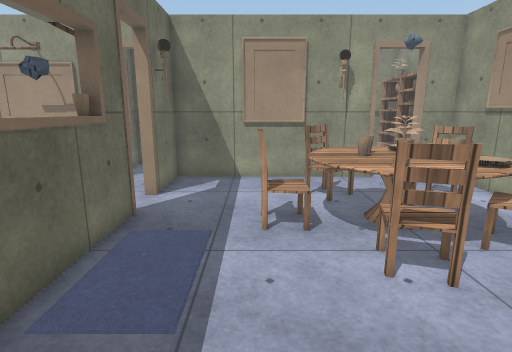
View 1 (above)

20 first-person views from a walk through a 3-D level made in the Unity game engine. The camera is 1.5 m above the floor, tilts 12° down and sees 80° across. The floor is counted in squares, 0.5 m on a side. Each view is taken from the middle of a square. On the plan, view 1 faces up. The plan holds only what a view shows up to about 20 squares ahead; the rest is blank. Surface patterns are stand-ins for the level's own textures.

View 2
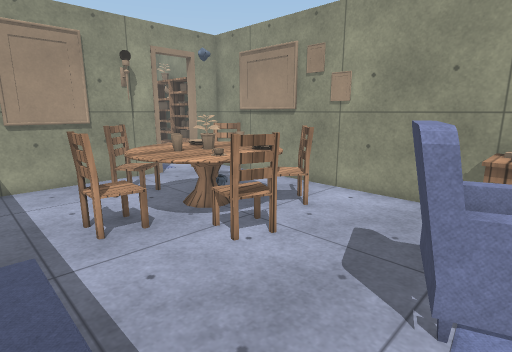

View 3
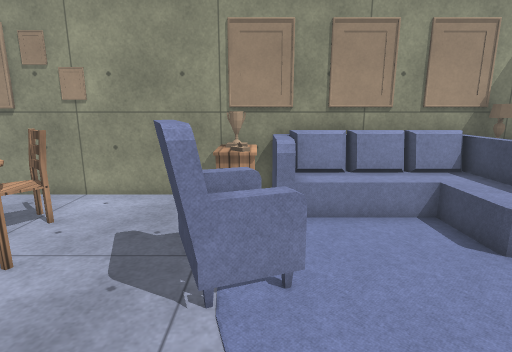

View 4
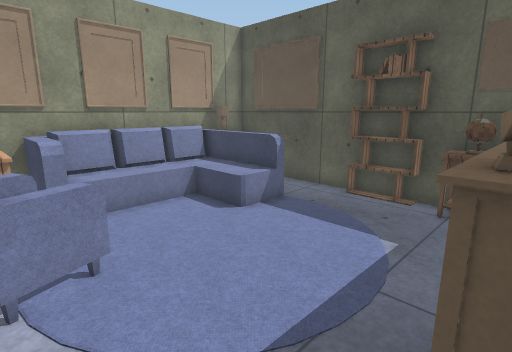

View 5
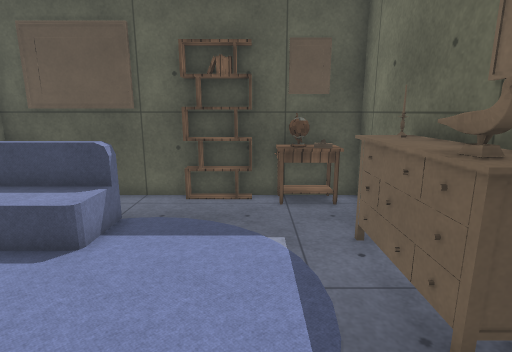

View 6
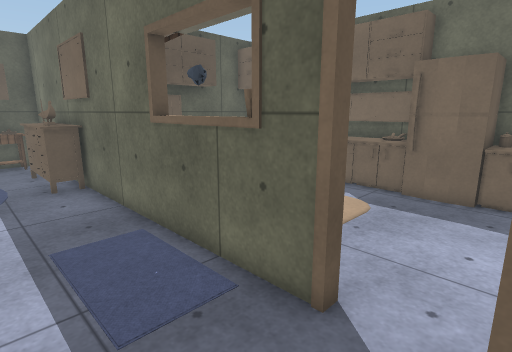

View 7
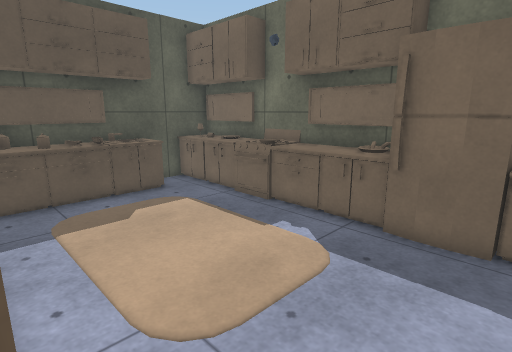

View 8
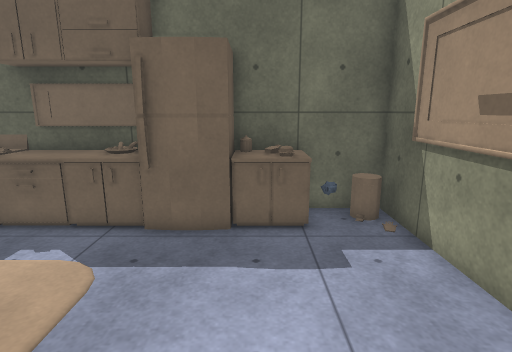

View 9
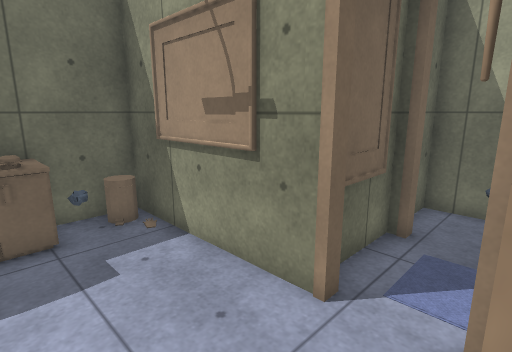

View 10
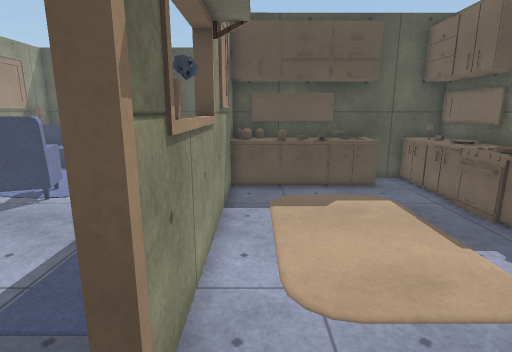

View 11
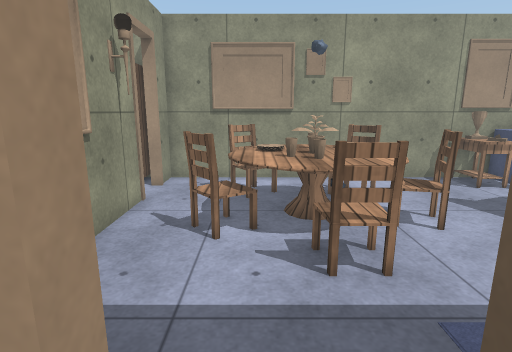

View 12
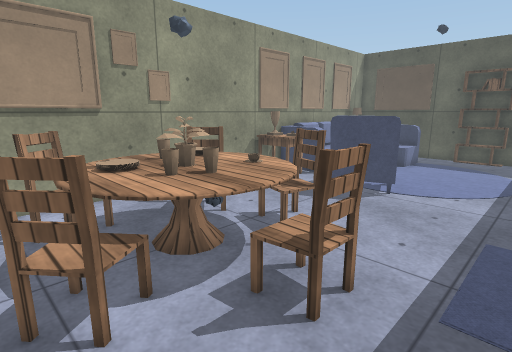

View 13
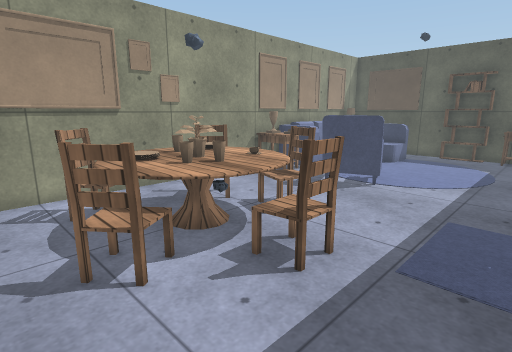

View 14
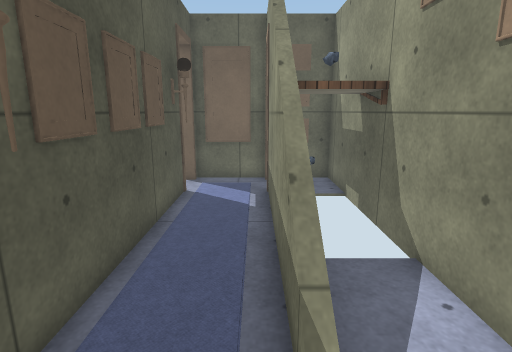

View 15
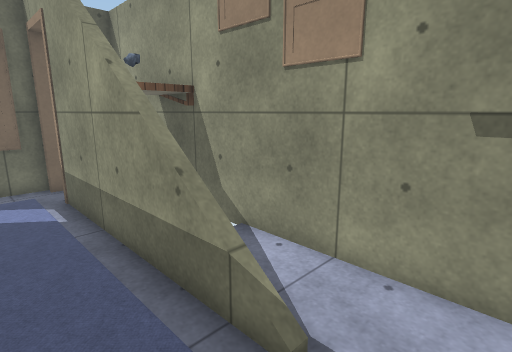

View 16
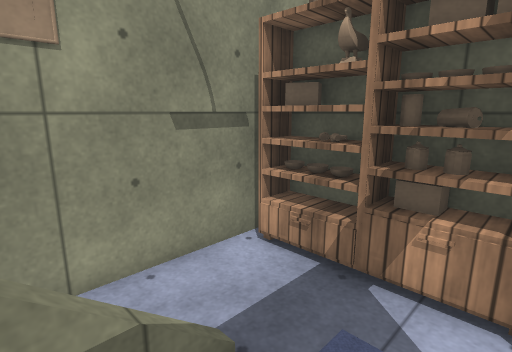

View 17
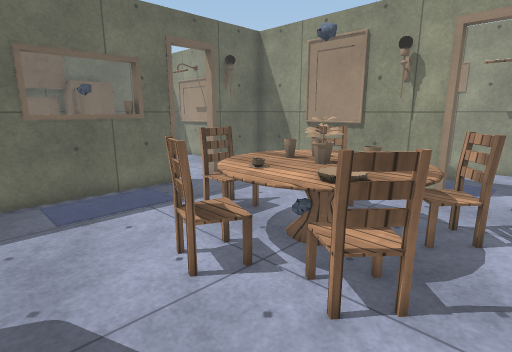

View 18
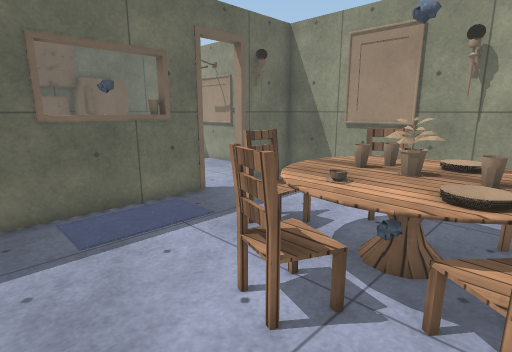

View 19
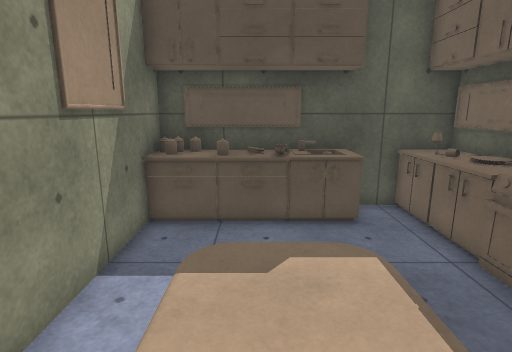

View 20
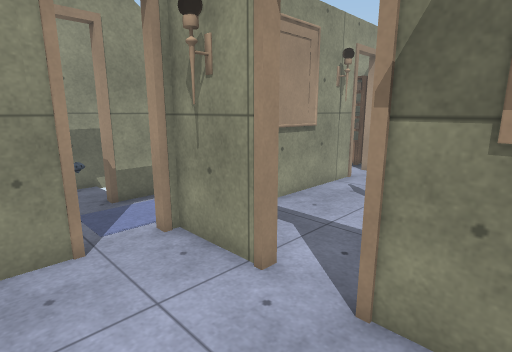

### Floor plan
Key: @ floor where view 1 was taken; # wall or solid block; . floor; = window, fence, low wall or low ledge; S shelf; C chair; T table; A carpet; F sofa; J jar; R fridge; E stove; I sink; L lamp; O other object.
Columns run from 13 left of view 1 to 9 right of it. Each row starts with its distance up from view 1.
 20        ### #  #########
 19       ##O# #   ......SS
 18       ##.######==....SS
 17       #..######AA....SS
 16       #.            .SS
 15       #...L......L  .SS
 14 #######..###OOO####..##
 13 OO.......#............#
 12 # .......#......C.....#
 11 OOO......#.....C#TTCC.#
 10 JOO............TTTT C.#
  9 RRR..........C.TTTTT=.#
  8   R......#...CO OOTT..#
  7 #RR......O ....TTOTT..#
  6 OOO.   ..= ....TTTTCC.#
  5 OO..    .= ....CC.....#
  4 OO..    .# ...........#
  3 EEE.    .#............#
  2 EEE.    .#......FF....#
  1 OEO.   ..#.....FFFF.TT#
  0 OOO......#...@.FFFF.O##
 -1 OOOIIIOJO#....  F  FFF#
 -2 OOOIIIOJJ#OO.        F#
 -3 ##########OO.        F#
 -4          #OO.        F#
 -5          #OO.        F#
 -6          #OO..       F#
 -7          #.......FFFFF#
 -8          #.  .....   O#
 -9          #=TTSSS...  O#
-10          #####S########

Positions as (right, up) in squares from view 1, and headings:
1: (0, 0), facing up
2: (-2, 0), facing up-right
3: (-2, 0), facing right
4: (-3, 1), facing down-right
5: (0, 1), facing down
6: (0, 11), facing down-left
7: (-4, 10), facing down-left
8: (-4, 10), facing left
9: (-4, 10), facing up-left
10: (-5, 11), facing down
11: (-5, 10), facing right
12: (-2, 12), facing down-right
13: (-3, 13), facing down-right
14: (7, 17), facing left
15: (7, 15), facing up-left
16: (3, 15), facing up-right
17: (8, 2), facing up-left
18: (6, 2), facing up-left
19: (-7, 7), facing down
20: (-8, 7), facing up-right
